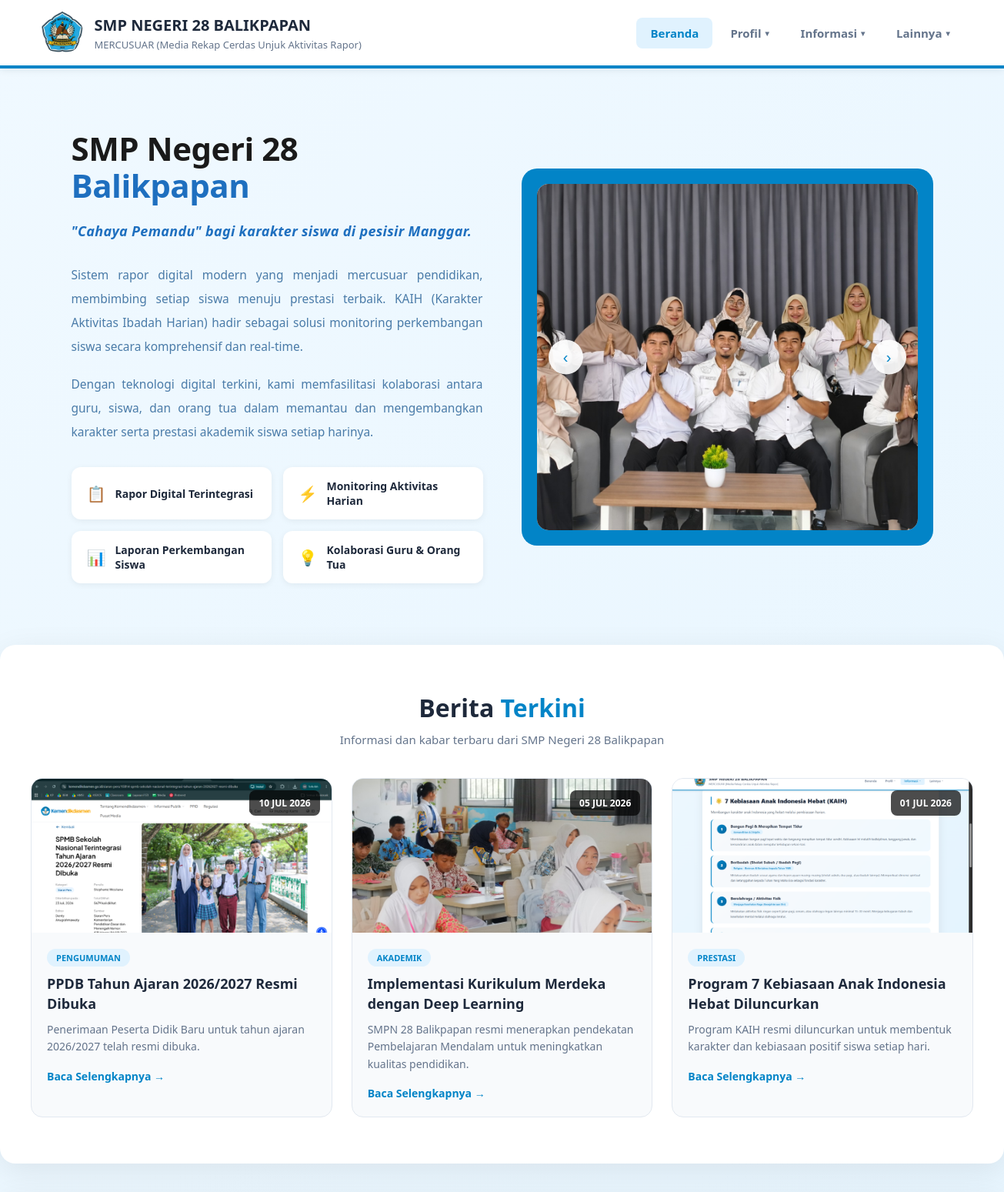
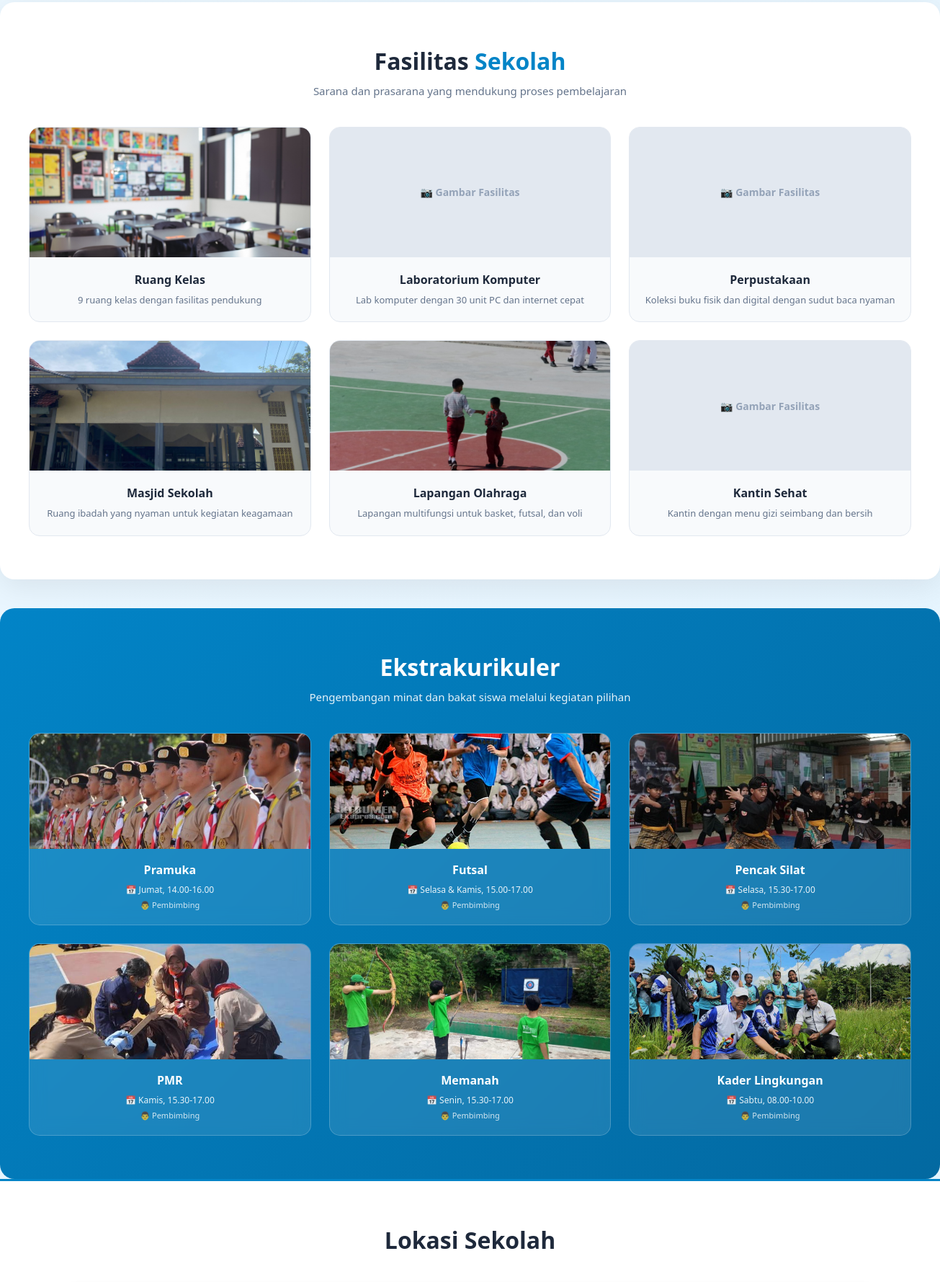
The page / (upper part) on the database its author committed (2 pictures, top to bottom).
### tables this page shows
CREATE TABLE `berita` (
  `id` int NOT NULL,
  `jenis` enum('berita','pengumuman') NOT NULL DEFAULT 'berita',
  `tanggal` date NOT NULL,
  `kategori` varchar(50) NOT NULL DEFAULT 'Umum',
  `judul` varchar(255) NOT NULL,
  `ringkasan` varchar(500) NOT NULL,
  `isi` text NOT NULL,
  `gambar` varchar(255) DEFAULT NULL,
  `status` enum('draft','terbit') NOT NULL DEFAULT 'terbit',
  `created_at` datetime NOT NULL DEFAULT CURRENT_TIMESTAMP,
  `updated_at` datetime NOT NULL DEFAULT CURRENT_TIMESTAMP ON UPDATE CURRENT_TIMESTAMP
);

### index.php (the view, shortened to what this page needs)
<?php
require_once __DIR__ . '/config/database.php';
$slideshowPhotos = [];
if (empty($slideshowPhotos)) {
    $slideshowPhotos = [
        ['src' => 'assets/img/fotoguru1.jpeg', 'alt' => 'Karya Siswa'],
        ['src' => 'assets/img/fotoguru2.jpeg', 'alt' => 'Kegiatan Belajar'],
        ['src' => 'assets/img/fotosiswa.jpg', 'alt' => 'Kegiatan Belajar'],
        ['src' => 'assets/img/karyasiswa.jpg', 'alt' => 'Kegiatan Belajar']
    ];
}
$beritaData = [];
try {
    $stmtBerita = $pdo->query(
        "SELECT id, jenis, tanggal, kategori, judul, ringkasan, gambar
         FROM berita
         WHERE status = 'terbit'
         ORDER BY tanggal DESC, id DESC
         LIMIT 3"
    );
    while ($berita = $stmtBerita->fetch(PDO::FETCH_ASSOC)) {
        $berita['tanggal_formatted'] = strtoupper(date('d M Y', strtotime($berita['tanggal'])));
        $gambarPath = __DIR__ . DIRECTORY_SEPARATOR . str_replace('/', DIRECTORY_SEPARATOR, $berita['gambar'] ?? '');
        $berita['gambar_exists'] = !empty($berita['gambar']) && is_file($gambarPath);
        $beritaData[] = $berita;
    }
} catch (PDOException $e) {
    error_log('Homepage news query failed: ' . $e->getMessage());
    $beritaData = [];
}
$fasilitasData = [
    [
        'nama' => 'Ruang Kelas',
        'deskripsi' => '9 ruang kelas dengan fasilitas pendukung',
        'gambar' => 'assets/img/ruangkelas.png'
    ],
    [
        'nama' => 'Laboratorium Komputer',
        'deskripsi' => 'Lab komputer dengan 30 unit PC dan internet cepat',
        'gambar' => 'assets/img/laboratoriumkomputer.png'
    ],
    [
        'nama' => 'Perpustakaan',
        'deskripsi' => 'Koleksi buku fisik dan digital dengan sudut baca nyaman',
        'gambar' => 'assets/img/perpustakaan.png'
    ],
    [
        'nama' => 'Masjid Sekolah',
        'deskripsi' => 'Ruang ibadah yang nyaman untuk kegiatan keagamaan',
        'gambar' => 'assets/img/masjidsekolah.png'
    ],
    [
        'nama' => 'Lapangan Olahraga',
        'deskripsi' => 'Lapangan multifungsi untuk basket, futsal, dan voli',
        'gambar' => 'assets/img/lapangan.jpg'
    ],
    [
        'nama' => 'Kantin Sehat',
        'deskripsi' => 'Kantin dengan menu gizi seimbang dan bersih',
        'gambar' => 'assets/img/kantin.png'
    ]
];
$ekskulData = [
    [
        'nama' => 'Pramuka',
        'jadwal' => 'Jumat, 14.00-16.00',
        'pembina' => 'Pembimbing',
        'gambar' => 'assets/img/pramuka.png'
    ],
    [
        'nama' => 'Futsal',
        'jadwal' => 'Selasa & Kamis, 15.00-17.00',
        'pembina' => 'Pembimbing',
        'gambar' => 'assets/img/futsal.png'
    ],
    [
        'nama' => 'Pencak Silat',
        'jadwal' => 'Selasa, 15.30-17.00',
        'pembina' => 'Pembimbing',
        'gambar' => 'assets/img/pencaksilat.png'
    ],
    [
        'nama' => 'PMR',
        'jadwal' => 'Kamis, 15.30-17.00',
        'pembina' => 'Pembimbing',
        'gambar' => 'assets/img/pmr.png'
    ],
    [
        'nama' => 'Memanah',
        'jadwal' => 'Senin, 15.30-17.00',
        'pembina' => 'Pembimbing',
        'gambar' => 'assets/img/memanah.png'
    ],
    [
        'nama' => 'Kader Lingkungan',
        'jadwal' => 'Sabtu, 08.00-10.00',
        'pembina' => 'Pembimbing',
        'gambar' => 'assets/img/kaderlingkungan.png'
    ],
];
include 'header.php';
?>
<body>
<div class="container">
    <div class="hero-section">
        <div class="text-content">
            <h2>SMP Negeri 28 <span>Balikpapan</span></h2>
            <p class="tagline">"Cahaya Pemandu" bagi karakter siswa di pesisir Manggar.</p>
            <p class="description">
                Sistem rapor digital modern yang menjadi mercusuar pendidikan, membimbing setiap siswa menuju prestasi terbaik. KAIH (Karakter Aktivitas Ibadah Harian) hadir sebagai solusi monitoring perkembangan siswa secara komprehensif dan real-time.
            </p>
            <p class="description">
                Dengan teknologi digital terkini, kami memfasilitasi kolaborasi antara guru, siswa, dan orang tua dalam memantau dan mengembangkan karakter serta prestasi akademik siswa setiap harinya.
            </p>
            <div class="features-grid">
                <div class="feature-item">
                    <span class="feature-icon">📋</span>
                    <span class="feature-text">Rapor Digital Terintegrasi</span>
                </div>
                <div class="feature-item">
                    <span class="feature-icon">⚡</span>
                    <span class="feature-text">Monitoring Aktivitas Harian</span>
                </div>
                <div class="feature-item">
                    <span class="feature-icon">📊</span>
                    <span class="feature-text">Laporan Perkembangan Siswa</span>
                </div>
                <div class="feature-item">
                    <span class="feature-icon">💡</span>
                    <span class="feature-text">Kolaborasi Guru & Orang Tua</span>
                </div>
            </div>
        </div>
        <div class="image-section">
            <div class="carousel">
                <img src="<?php echo htmlspecialchars($slideshowPhotos[0]['src']); ?>"
                     alt="<?php echo htmlspecialchars($slideshowPhotos[0]['alt']); ?>"
                     id="carousel-image">
                <button class="carousel-btn prev" onclick="changeImage(-1)">‹</button>
                <button class="carousel-btn next" onclick="changeImage(1)">›</button>
            </div>
        </div>
    </div>
</div>
<section class="berita-section">
    <div class="section-header">
        <h2>Berita <span>Terkini</span></h2>
        <p>Informasi dan kabar terbaru dari SMP Negeri 28 Balikpapan</p>
    </div>
    <?php if (empty($beritaData)): ?>
        <div style="text-align: center; padding: 40px 20px; color: #94a3b8;">
            <p style="font-size: 16px;">📭 Belum ada berita yang dipublikasikan.</p>
        </div>
    <?php else: ?>
        <div class="berita-grid">
            <?php foreach ($beritaData as $item): ?>
            <article class="berita-card">
                <div class="berita-image">
                    <?php if ($item['gambar_exists']): ?>
                        <img src="<?php echo htmlspecialchars($item['gambar']); ?>"
                             alt="<?php echo htmlspecialchars($item['judul']); ?>">
                    <?php else: ?>
                        <span class="placeholder">📷 Gambar Berita</span>
                    <?php endif; ?>
                    <span class="berita-date"><?php echo $item['tanggal_formatted']; ?></span>
                </div>
                <div class="berita-content">
                    <span class="berita-category"><?php echo htmlspecialchars($item['kategori']); ?></span>
                    <h3><?php echo htmlspecialchars($item['judul']); ?></h3>
                    <p><?php echo htmlspecialchars($item['ringkasan']); ?></p>
                    <a href="berita-detail.php?id=<?php echo (int) $item['id']; ?>" class="berita-link">
                        Baca Selengkapnya →
                    </a>
                </div>
            </article>
            <?php endforeach; ?>
        </div>
    <?php endif; ?>
</section>
<section class="fasilitas-section">
    <div class="section-header">
        <h2>Fasilitas <span>Sekolah</span></h2>
        <p>Sarana dan prasarana yang mendukung proses pembelajaran</p>
    </div>
    <div class="fasilitas-grid">
        <?php foreach ($fasilitasData as $item):
            $gambarPath = __DIR__ . DIRECTORY_SEPARATOR . str_replace('/', DIRECTORY_SEPARATOR, $item['gambar']);
            $gambarExists = !empty($item['gambar']) && is_file($gambarPath);
        ?>
        <div class="fasilitas-card">
            <div class="fasilitas-image">
                <?php if ($gambarExists): ?>
                    <img src="<?php echo htmlspecialchars($item['gambar']); ?>"
                         alt="<?php echo htmlspecialchars($item['nama']); ?>">
                <?php else: ?>
                    <span class="placeholder">📷 Gambar Fasilitas</span>
                <?php endif; ?>
            </div>
            <div class="fasilitas-body">
                <h4><?php echo htmlspecialchars($item['nama']); ?></h4>
                <p><?php echo htmlspecialchars($item['deskripsi']); ?></p>
            </div>
        </div>
        <?php endforeach; ?>
    </div>
</section>
<section class="ekskul-section">
    <div class="section-header">
        <h2>Ekstrakurikuler</h2>
        <p>Pengembangan minat dan bakat siswa melalui kegiatan pilihan</p>
    </div>
    <div class="ekskul-grid">
        <?php foreach ($ekskulData as $item):
            $gambarPath = __DIR__ . DIRECTORY_SEPARATOR . str_replace('/', DIRECTORY_SEPARATOR, $item['gambar']);
            $gambarExists = !empty($item['gambar']) && is_file($gambarPath);
        ?>
        <div class="ekskul-card">
            <div class="ekskul-image">
                <?php if ($gambarExists): ?>
                    <img src="<?php echo htmlspecialchars($item['gambar']); ?>"
                         alt="<?php echo htmlspecialchars($item['nama']); ?>">
                <?php else: ?>
                    <span class="placeholder">📷 Gambar Ekskul</span>
                <?php endif; ?>
            </div>
            <div class="ekskul-body">
                <h4><?php echo htmlspecialchars($item['nama']); ?></h4>
                <div class="jadwal">📅 <?php echo htmlspecialchars($item['jadwal']); ?></div>
                <div class="pembina">👨 <?php echo htmlspecialchars($item['pembina']); ?></div>
            </div>
        </div>
        <?php endforeach; ?>
    </div>
</section>
<section id="footer" style="background: white; padding: 60px 0 40px; border-top: 3px solid #0284c7;">
    <div style="max-width: 1200px; margin: 0 auto; padding: 0 40px;">
        <h2 style="text-align: center; font-size: 32px; color: #1e293b; margin-bottom: 40px; font-weight: 800;">Lokasi Sekolah</h2>
    </div>
</section>
</body>
</html>

### header.php (style rules this page uses)
* { margin: 0; padding: 0; box-sizing: border-box; }
body { font-family: 'Segoe UI', Tahoma, Geneva, Verdana, sans-serif; background: linear-gradient(135deg, #f0f9ff 0%, #e0f2fe 100%); min-height: 100vh; }

### rows shown on the page
berita: gambar (picture), tanggal_formatted "10 JUL 2026", kategori "PENGUMUMAN", judul "PPDB Tahun Ajaran 2026/2027 Resmi Dibuka", ringkasan "Penerimaan Peserta Didik Baru untuk tahun ajaran 2026/2027 telah resmi dibuka."
berita: gambar (picture), tanggal_formatted "05 JUL 2026", kategori "AKADEMIK", judul "Implementasi Kurikulum Merdeka dengan Deep Learning", ringkasan "SMPN 28 Balikpapan resmi menerapkan pendekatan Pembelajaran Mendalam untuk meningkatkan kualitas pendidikan."
berita: gambar (picture), tanggal_formatted "01 JUL 2026", kategori "PRESTASI", judul "Program 7 Kebiasaan Anak Indonesia Hebat Diluncurkan", ringkasan "Program KAIH resmi diluncurkan untuk membentuk karakter dan kebiasaan positif siswa setiap hari."

### other values the page prints
$item['nama'] "Ruang Kelas"
$item['deskripsi'] "9 ruang kelas dengan fasilitas pendukung"
$item['nama'] "Laboratorium Komputer"
$item['deskripsi'] "Lab komputer dengan 30 unit PC dan internet cepat"
$item['nama'] "Perpustakaan"
$item['deskripsi'] "Koleksi buku fisik dan digital dengan sudut baca nyaman"
$item['nama'] "Masjid Sekolah"
$item['deskripsi'] "Ruang ibadah yang nyaman untuk kegiatan keagamaan"
$item['nama'] "Lapangan Olahraga"
$item['deskripsi'] "Lapangan multifungsi untuk basket, futsal, dan voli"
$item['nama'] "Kantin Sehat"
$item['deskripsi'] "Kantin dengan menu gizi seimbang dan bersih"
$item['nama'] "Pramuka"
$item['jadwal'] "Jumat, 14.00-16.00"
$item['pembina'] "Pembimbing"
